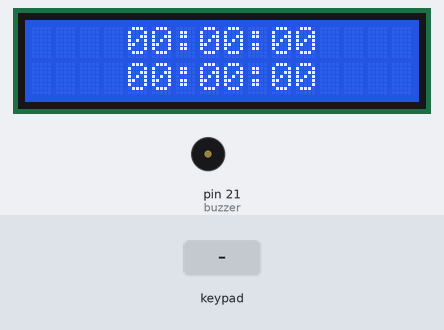
Bench run of a sketch on a simulated Arduino Mega 2560, built with avr-gcc and run on an emulated ATmega2560. On the bench: 16×2 character LCD, buzzer (waves = sounding, pin HIGH). Wiring (inferred from the signals the program sends): 4×4 keypad with keys 1 2 3 4 5 6 7 8 9 0 A B C D E F: rows pin 22, pin 23, pin 24, pin 25; columns pin 26, pin 27, pin 28, pin 29. The inputs (shaded band) are chosen by the test bench. Pins used as bus, display or sensor lines are not drawn.

Above: at 1.2 s.
1.3 s: keypad keys 1 2 A pressed 0.4 s apart
At 3.1 s:
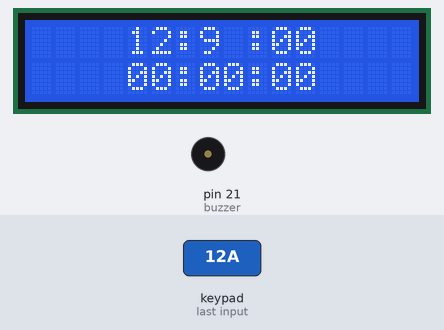
4.0 s: key 'F' pressed
At 5.8 s:
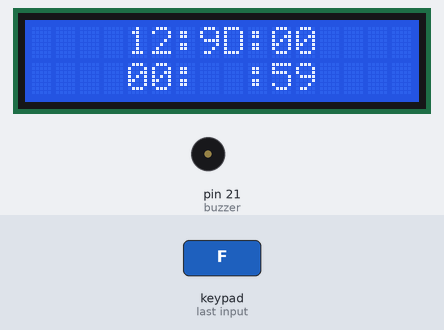
7.0 s: key 'B' pressed
At 8.8 s:
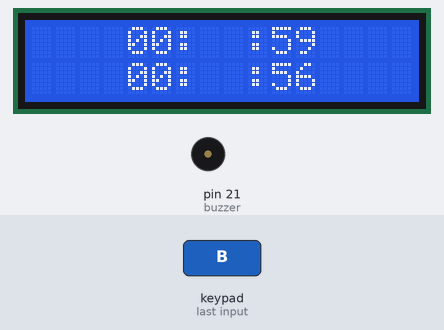
10.0 s: key 'E' pressed
At 11.6 s:
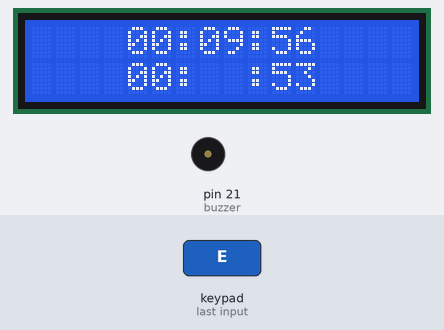
12.5 s: keypad keys 1 2 D pressed 0.4 s apart
At 13.8 s:
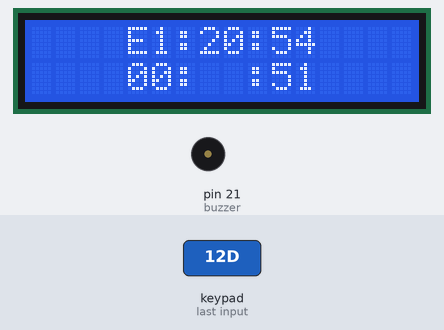
15.2 s: key 'F' pressed
At 15.8 s:
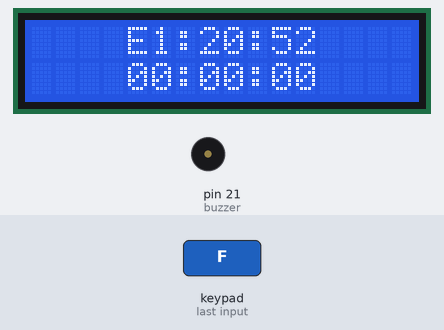
Timing chart, 0 to 18.2 s (numbered marks = the images above; inputs shaded):
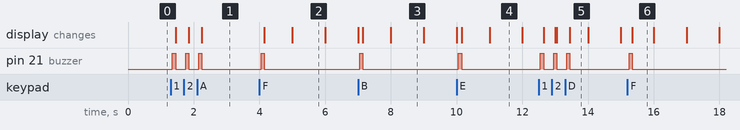

Measured:
- after the input at 1.3 s, pin 21 (buzzer): alternates HIGH for 0.10 s and LOW for 0.30 s, 6 changes in all, then stays LOW, starting after 0.05 s; the display: first changes after 0.15 s (image 1 shows a later state)
- after the input at 4.0 s, pin 21 (buzzer): LOW → HIGH after 0.05 s, → LOW 0.10 s later; the display: first changes after 0.15 s (image 2 shows a later state)
- after the input at 7.0 s, pin 21 (buzzer): LOW → HIGH after 0.05 s, → LOW 0.10 s later; the display: first differs from a run without the input after 0.15 s (image 3 shows a later state)
- after the input at 10.0 s, pin 21 (buzzer): LOW → HIGH after 0.05 s, → LOW 0.10 s later; the display: first differs from a run without the input after 0.15 s (image 4 shows a later state)
- after the input at 12.5 s, pin 21 (buzzer): alternates HIGH for 0.10 s and LOW for 0.30 s, 6 changes in all, then stays LOW, starting after 0.05 s; the display: first changes after 0.15 s (image 5 shows a later state)
- after the input at 15.2 s, pin 21 (buzzer): LOW → HIGH after 0.05 s, → LOW 0.10 s later; the display: changes after 0.15 s (image 6)
- what the display in image 3 shows lasts 1.0 s, from 8.0 s to 9.0 s

The sketch:

sketch_mar01a.ino
```cpp
#include <LiquidCrystal.h>

#define DDR_KEYPAD DDRA
#define PORT_KEYPAD PORTA
#define PIN_KEYPAD PINA

#include "keypad4x4.h"

const int rs = 54,
  rw = 55,
  en = 56,
  d4 = 57,
  d5 = 58,
  d6 = 59,
  d7 = 60;
const int buzzer = 21;
char button;
char input[4];
int counter = 0;
int mode;

char check[3];
int checkHour;
int checkMin;

bool allowed = true;
int clickedC = 0;
int clickedD = 0;
int startedOne, startedSecond;
int startBuzzing = 0;

LiquidCrystal lcd(rs, rw, en, d4, d5, d6, d7);

const PROGMEM  char sixty[60][3] = {
  {"00"}, {"01"}, {"02"}, {"03"}, {"04"}, {"05"}, {"06"}, {"07"}, {"08"}, {"09"},
  {"10"}, {"11"}, {"12"}, {"13"}, {"14"}, {"15"}, {"16"}, {"17"}, {"18"}, {"19"},
  {"20"}, {"21"}, {"22"}, {"23"}, {"24"}, {"25"}, {"26"}, {"27"}, {"28"}, {"29"},
  {"30"}, {"31"}, {"32"}, {"33"}, {"34"}, {"35"}, {"36"}, {"37"}, {"38"}, {"39"},
  {"40"}, {"41"}, {"42"}, {"43"}, {"44"}, {"45"}, {"46"}, {"47"}, {"48"}, {"49"},
  {"50"}, {"51"}, {"52"}, {"53"}, {"54"}, {"55"}, {"56"}, {"57"}, {"58"}, {"59"}
};

struct TimerOne {
  unsigned char hour, minute, second;
};

struct TimerTwo {
  unsigned char hour, minute, second;
};

TimerOne timerOne = {
  0,
  0,
  0
};
TimerTwo timerTwo = {
  0,
  0,
  0
};

void LCD_WriteStrPROGMEM(char * str, int n) {
  for (int i = 0; i < n; i++)
    lcd.print((char) pgm_read_byte( & (str[i])));
}

ISR(TIMER1_COMPA_vect) // Таймер Т1 по співпадінню А, кожної 1 сек.
{
  if (clickedC == 1) {
    if (++timerOne.second == 60) {
      timerOne.second = 0;
      if (timerOne.minute != 0) {
        timerOne.minute--;
      } else if (timerOne.minute == 0) {
        timerOne.minute = 0;

        if (timerOne.hour != 0) {
          timerOne.hour--;
        } else if (timerOne.hour == 0) {
          startBuzzing = 1;
          timerOne.hour = 0;
          clickedC = 0;
          clearLED(0);
        }
      }
    }

    lcd.setCursor(4, 0);
    LCD_WriteStrPROGMEM(sixty[timerOne.hour], 2);
    lcd.write(':');
    LCD_WriteStrPROGMEM(sixty[timerOne.minute], 2);
    lcd.write(':');
    if (timerOne.second == 0) {
      LCD_WriteStrPROGMEM(sixty[0], 2);
    } else {
      LCD_WriteStrPROGMEM(sixty[60 - timerOne.second], 2);
    }
  }
  if (clickedD == 1) {
    if (++timerTwo.second == 60) {
      timerTwo.second = 0;
      if (timerTwo.minute != 0) {
        timerTwo.minute--;
      } else if (timerTwo.minute == 0) {
        timerTwo.minute = 0;

        if (timerTwo.hour != 0) {
          timerTwo.hour--;
        } else if (timerTwo.hour == 0) {
          startBuzzing = 1;
          timerTwo.hour = 0;
          clickedD = 0;
          clearLED(1);
        }
      }
    }

    lcd.setCursor(4, 1);
    LCD_WriteStrPROGMEM(sixty[timerTwo.hour], 2);
    lcd.write(':');
    LCD_WriteStrPROGMEM(sixty[timerTwo.minute], 2);
    lcd.write(':');
    if (timerTwo.second == 0) {
      LCD_WriteStrPROGMEM(sixty[0], 2);
    } else {
      LCD_WriteStrPROGMEM(sixty[60 - timerTwo.second], 2);
    }
  }

  if (startBuzzing != 0) {
      if (++startBuzzing % 2 == 0) {
        digitalWrite(buzzer, HIGH);
      } else if (startBuzzing == 5) {
        startBuzzing = 0;
        digitalWrite(buzzer, LOW);
      } else {
        digitalWrite(buzzer, LOW);
      }
    }
}

void setup() {
  noInterrupts();

  TCCR1A = 0x00;
  TCCR1B = (1 << WGM12) | (1 << CS12) | (1 << CS10);
  TIMSK1 = (1 << OCIE1A);
  OCR1A = 0x3D08;

  initKeyPad();
  lcd.begin(16, 2);

  interrupts();

  pinMode(buzzer, OUTPUT);
  digitalWrite(buzzer, LOW);

  lcd.setCursor(4, 0);
  LCD_WriteStrPROGMEM(sixty[0], 2);
  lcd.write(':');
  LCD_WriteStrPROGMEM(sixty[0], 2);
  lcd.write(':');
  LCD_WriteStrPROGMEM(sixty[0], 2);

  lcd.setCursor(4, 1);
  LCD_WriteStrPROGMEM(sixty[0], 2);
  lcd.write(':');
  LCD_WriteStrPROGMEM(sixty[0], 2);
  lcd.write(':');
  LCD_WriteStrPROGMEM(sixty[0], 2);
}

bool checkTime(char * input) {
  check[0] = input[0];
  check[1] = input[1];
  sscanf(check, "%d", & checkHour);

  check[0] = input[2];
  check[1] = input[3];
  sscanf(check, "%d", & checkMin);

  return (checkHour <= 24 && checkMin <= 59 && ((checkHour != 0 && checkMin == 0) || (checkHour == 0 && checkMin != 0) || (checkHour != 0 && checkMin != 0)));
}

void clearLED(int timer) {
  if (timer == 0) {
    timerOne.second = 0;
    timerOne.minute = 0;
    timerOne.hour = 0;
  } else if (timer == 1) {
    timerTwo.second = 0;
    timerTwo.minute = 0;
    timerTwo.hour = 0;
  }

  lcd.setCursor(4, timer);
  LCD_WriteStrPROGMEM(sixty[0], 2);
  lcd.write(':');
  LCD_WriteStrPROGMEM(sixty[0], 2);
  lcd.write(':');
  LCD_WriteStrPROGMEM(sixty[0], 2);
}

void loop() {
  if (isButtonPressed()) {
    digitalWrite(buzzer, HIGH);
    button = readKeyFromPad4x4();
    delay(100);
    digitalWrite(buzzer, LOW);

    if (button == 'A') {
      mode = 0;
      counter = 0;
      for (int i = 0; i < 4; i++) {
        input[i] = 0;
      }
    } else if (button == 'B') {
      mode = 1;
      counter = 0;
      for (int i = 0; i < 4; i++) {
        input[i] = 0;
      }
    } else if (mode == 0) {
      input[counter++] = button;
      lcd.setCursor(4, 0);
      lcd.write(input[0]);
      lcd.write(input[1]);
      lcd.write(':');
      lcd.write(input[2]);
      lcd.write(input[3]);
    } else if (mode == 1) {
      input[counter++] = button;
      lcd.setCursor(4, 1);
      lcd.write(input[0]);
      lcd.write(input[1]);
      lcd.write(':');
      lcd.write(input[2]);
      lcd.write(input[3]);
    }
    if (button == 'E') {
      if (checkTime(input)) {
        if (mode == 0) {
          timerOne.hour = checkHour;
          timerOne.minute = checkMin;
          checkHour = 0;
          checkMin = 0;
        } else if (mode == 1) {
          timerTwo.hour = checkHour;
          timerTwo.minute = checkMin;
          checkHour = 0;
          checkMin = 0;
        }
      } else {
        allowed = false;
        clearLED(mode);
        digitalWrite(buzzer, HIGH);
        delay(300);
        digitalWrite(buzzer, LOW);
      }
    }
    if (button == 'C' && allowed) {
      if (clickedC == 0) {
        clickedC++;
        counter = 0;

        if (timerOne.hour == 0 && timerOne.minute != 0) {
          timerOne.minute--;
        } else if (timerOne.hour != 0 && timerOne.minute == 0) {
          timerOne.hour--;
          timerOne.minute = 59;
        } else {
          timerOne.minute--;
        }
      } else if (clickedC == 1) {
        clickedC = 0;
        clearLED(0);
      }
    }
    if (button == 'D' && allowed) {
      if (clickedD == 0) {
        clickedD++;
        counter = 0;

        if (timerTwo.hour == 0 && timerTwo.minute != 0) {
          timerTwo.minute--;
        } else if (timerTwo.hour != 0 && timerTwo.minute == 0) {
          timerTwo.hour--;
          timerTwo.minute = 59;
        } else {
          timerTwo.minute--;
        }
      } else if (clickedD == 1) {
        clickedD = 0;
        clearLED(1);
      }
    } else if (button == 'F') {
      clearLED(mode);
    }
  }
}
```

keypad4x4.h
```cpp
//#define DDR_KEYPAD  DDRF
//#define PORT_KEYPAD PORTF
//#define PIN_KEYPAD  PINF

const int  Key_1 = B11101110;
const int Key_2 = B11011110;
const int Key_3 = B10111110;
const int Key_A = B01111110;

const int Key_4 = B11101101;
const int Key_5 = B11011101;
const int Key_6 = B10111101;
const int Key_B = B01111101;

const int Key_7 = B11101011;
const int Key_8 = B11011011;
const int Key_9 = B10111011;
const int Key_C = B01111011;

const int Key_F = B11100111;
const int Key_0 = B11010111;
const int Key_E = B10110111;
const int Key_D = B01110111;

unsigned char freePinFromKeyPad = 1;
unsigned char keyFromKeyPad = 1;
char pressedButton = 0;
bool logicPressed = false;

void initKeyPad() {
  DDR_KEYPAD = 0x0F;
  PORT_KEYPAD = 0xF0;
}

char readKeyFromPad4x4() {
  logicPressed = false;
  return pressedButton;
}

bool isButtonPressed() {
  if (freePinFromKeyPad == 1) //перевірка чи була натиснута кнопка
  { //якщо =1, тоді ще не натискалася
    if (PIN_KEYPAD != 0xF0)
    {
      delay(50);
      freePinFromKeyPad = 0;
      keyFromKeyPad = 1;
      // Визначення натиснутої клавіші
      // почергова подача 0V на рядки клавіатури A,B,C,D
      PORT_KEYPAD = B11111110;   // A-рядок
      asm("nop");
      if (PORT_KEYPAD == PIN_KEYPAD)
      {
        PORT_KEYPAD = B11111101; // B-рядок
        asm("nop");
        if (PORT_KEYPAD == PIN_KEYPAD)
        {
          PORT_KEYPAD = B11111011; // C-рядок
          asm("nop");
          if (PORT_KEYPAD == PIN_KEYPAD)
          {
            PORT_KEYPAD = B11110111; // D-рядок
            asm("nop");
            if (PORT_KEYPAD == PIN_KEYPAD)
              keyFromKeyPad = 0; // жодна клавіша не натиснута
          }
        }
      }
      if (keyFromKeyPad == 1) //визначення натиснутої клавіші
      {
        if (PIN_KEYPAD == Key_1) pressedButton = '1';
        else if (PIN_KEYPAD == Key_2) pressedButton = '2';
        else if (PIN_KEYPAD == Key_3) pressedButton = '3';
        else if (PIN_KEYPAD == Key_4) pressedButton = '4';
        else if (PIN_KEYPAD == Key_5) pressedButton = '5';
        else if (PIN_KEYPAD == Key_6) pressedButton = '6';
        else if (PIN_KEYPAD == Key_7) pressedButton = '7';
        else if (PIN_KEYPAD == Key_8) pressedButton = '8';
        else if (PIN_KEYPAD == Key_9) pressedButton = '9';
        else if (PIN_KEYPAD == Key_0) pressedButton = '0';
        else if (PIN_KEYPAD == Key_A) pressedButton = 'A';
        else if (PIN_KEYPAD == Key_B) pressedButton = 'B';
        else if (PIN_KEYPAD == Key_C) pressedButton = 'C';
        else if (PIN_KEYPAD == Key_D) pressedButton = 'D';
        else if (PIN_KEYPAD == Key_E) pressedButton = 'E';
        else if (PIN_KEYPAD == Key_F) pressedButton = 'F';
        logicPressed = true;
      }

      PORT_KEYPAD = 0xF0;   //відновлюємо порт
    }
  }
  else if (PIN_KEYPAD == 0xF0)  //перевіряємо чи кнопка відпущена
  {
    delay(200);
    freePinFromKeyPad = 1;
  }
  return logicPressed;
}
```
